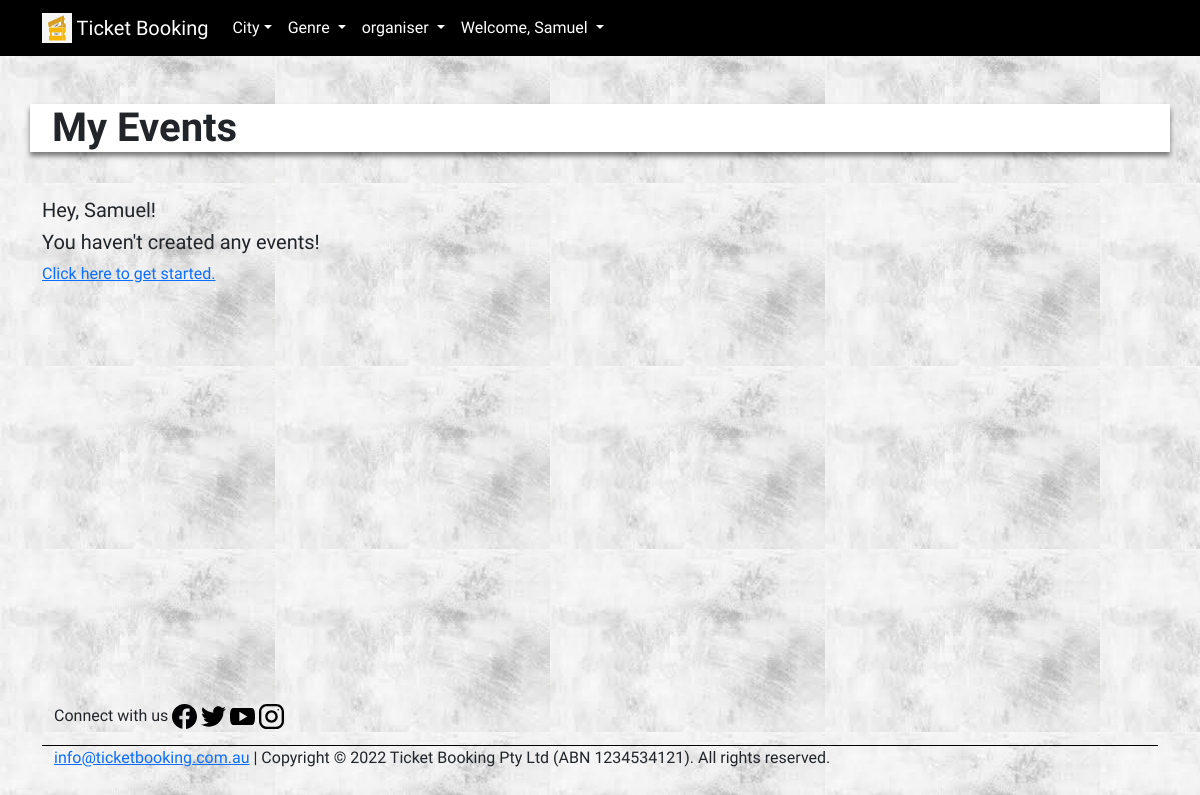
The app's page /my_events (signed in), older data.
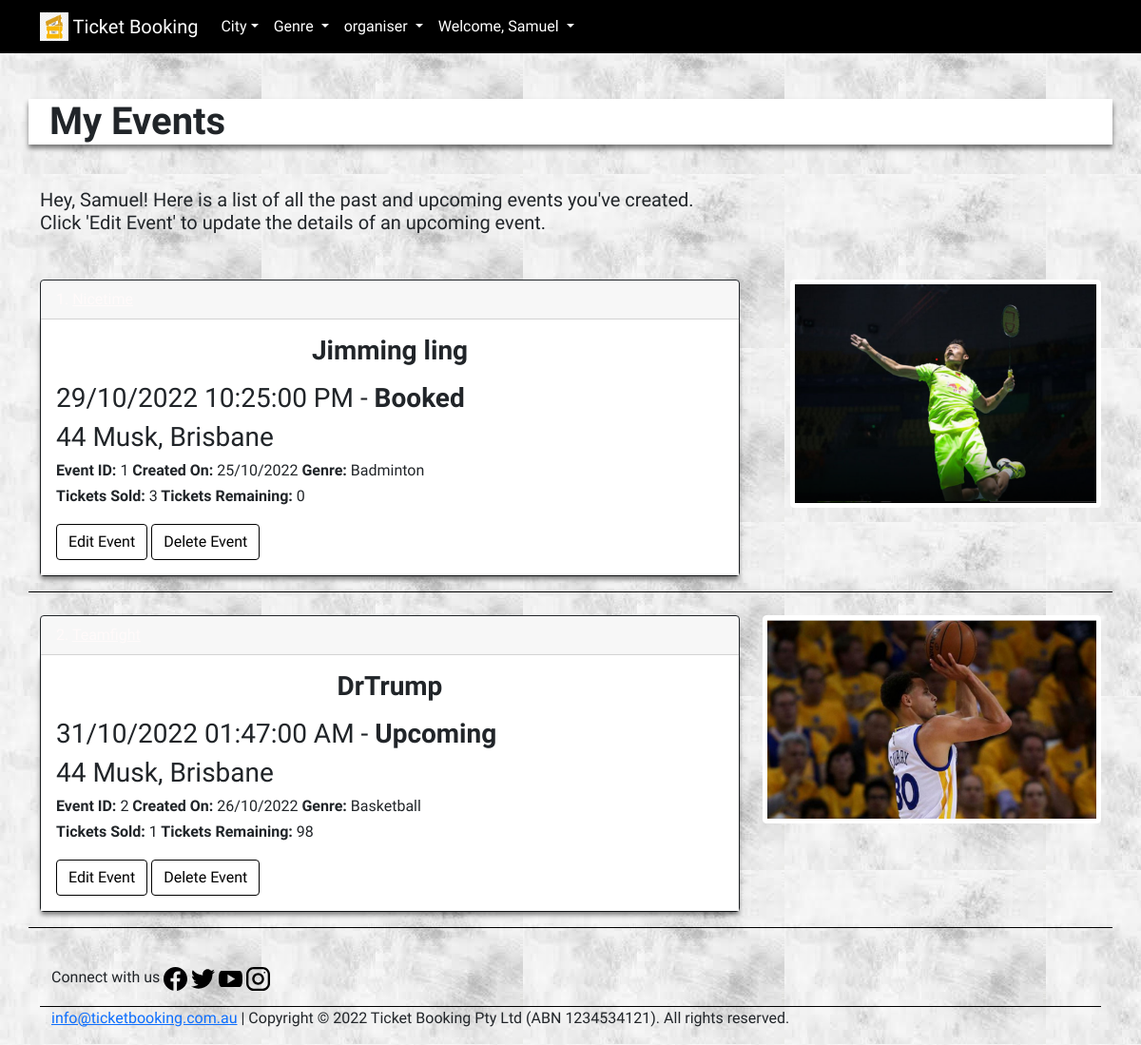
The same page, newer data.
### website/models.py (models this page shows, shortened)
class Event(db.Model):
    __tablename__ = 'events'
    id = db.Column(db.Integer, primary_key=True, nullable=False)
    title = db.Column(db.String(100), index=True, unique=True, nullable=False)
    date = db.Column(db.DateTime, nullable=False)
    headliner = db.Column(db.String(80), index=True, nullable=False)
    venue = db.Column(db.String(80), nullable=False)
    description = db.Column(db.String(2000), nullable=False)
    image = db.Column(db.String(400), default='/static/images/live.jpg')
    total_tickets = db.Column(db.Integer, nullable=False)
    tickets_booked = db.Column(db.Integer, default=0, nullable=False)
    tickets_remaining = db.Column(db.Integer, nullable=False)
    price = db.Column(db.Float, nullable=False)
    event_status = db.Column(db.Enum(EventStatus))
    event_genre = db.Column(db.Enum(EventGenre))
    event_city = db.Column(db.Enum(EventCity))
    created_on = db.Column(db.DateTime, default=datetime.now())
    comments = db.relationship('Comment', backref='event')
    users = db.relationship('User', backref='event')
    booking = db.relationship('Booking', backref='event', viewonly=True)
    user_id = db.Column(db.Integer, db.ForeignKey('users.id'), nullable=False)

### website/views.py (the view)
@bp.route('/my_events')
@login_required
def my_events():
    return render_template('events/my_events.html', heading='My Events', events=current_user.created_events)

### website/templates/events/my_events.html (shortened to what the changed rows need)
{% extends 'base.html' %}
{% block content %}
{% if heading == 'Booking History' %}
<br>
<div id='page-container' class="container">
    <div class='row'>
        <h1>{{heading}}</h1>
        <p>
        <h5>Hey, {{username}}! {% if website|length == 0 %}
            <h5>You haven't booked any events!</h5>
            <h5><a href='{{url_for("events.view_all_events")}}'>Click here to get started.</a></h5>
            {% else %}
            Here is a list of all the past and upcoming events you've booked.
        </h5>
        </p>
    </div>
    {% for booking in website %}
    <br>
    <div class='row border-bottom'>
        <div class='col-sm-12 col-md-6 col-lg-8'>
            <div class="card border-dark mb-3">
                <div class="card-header">{{loop.index}}. <a id='card-header'
                        href='{{url_for("events.show", id=booking.booked_event.id)}}'>{{booking.booked_event.title}}</a>
                </div>
                <div class="card-body text-dark">
                    <div class='row'>
                        <div class='col'>
                            <h3 class="card-title"><strong>{{booking.booked_event.headliner}}</strong></h3>
                            <p class="card-text">
                            <h3><strong>{{booking.booked_event.date.strftime('%Y-%m-%d %I:%M:%S %p')}}</strong></h3>
                            <h3>{{booking.booked_event.venue}}, {{booking.booked_event.event_city.name.title()}}</h3>
                            <h6><strong>Booking ID: </strong>{{booking.id}} <strong>Booked On:
                                </strong>{{booking.booked_on.strftime('%d/%m/%Y @ %I:%M %p')}}</h6>
                            <h6><strong>Tickets Booked: </strong>{{booking.tickets_booked}} <strong>Total Cost:
                                </strong>{{"$%.2f"|format(booking.tickets_booked*booking.event.price)}}</h6>
                            </p>
                        </div>
                    </div>
                </div>
            </div>
        </div>
        <div class='col-sm-12 col-md-6 col-lg-4'>
            <img src='{{booking.booked_event.image}}' id='history-image'
                class='float-lg-end img-fluid img-thumbnail rounded d-block'>
        </div>
    </div>
    {% endfor %} {% endif %}
</div>
        {% else %}
        <br>
        <div id='page-container' class="container">
            <div class='row'>
                <h1>{{heading}}</h1>
                <p>
                <h5>Hey, {{username}}! {% if events|length == 0 %}
                    <h5>You haven't created any events!</h5>
                    <a href='{{url_for("events.create")}}'>Click here to get started.</a> {% else %} Here is a list of
                    all the
                    past and upcoming events you've created.<br>Click 'Edit Event' to update the details of an upcoming
                    event.
                </h5>
                </p>
            </div>
            {% for event in events %}
            <br>
            <div class='row border-bottom'>
                <div class='col-sm-12 col-md-6 col-lg-8'>
                    <div class="card border-dark mb-3">
                        <div class="card-header">{{loop.index}}. <a id='card-header'
                                href='{{url_for("events.show", id=event.id)}}'>{{event.title}}</a>
                        </div>
                        <div class="card-body text-dark">
                            <div class='row'>
                                <div class='col'>
                                    <h3 class="card-title"><strong>{{event.headliner}}</strong></h3>
                                    <p class="card-text">
                                    <h3>{{event.date.strftime('%d/%m/%Y %I:%M:%S %p')}} - <strong>{{event.event_status.name.title()}}</strong></h3>
                                    <h3>{{event.venue}}, {{event.event_city.name.title()}}</h3>
                                    <h6><strong>Event ID: </strong>{{event.id}}<strong> Created On:
                                        </strong>{{event.created_on.strftime('%d/%m/%Y')}} <strong>Genre:
                                        </strong>{{event.event_genre.name.title()}}</h6>
                                    <h6><strong>Tickets Sold: </strong>{{event.tickets_booked}}<strong> Tickets
                                            Remaining:
                                        </strong>{{event.tickets_remaining}}</h6>
                                    </p>
                                </div>
                            </div>
                            <div class='row'>
                                <div class='col-12'>
                                    <a href='{{url_for("events.update_event", id=event.id)}}'
                                        class='btn float-start me-1' id='edit-button' type='button'>Edit Event</a>
                                    <button id='delete-button' type='button' class='btn float-start'
                                        data-bs-toggle='modal' data-bs-target='#delete-event-{{event.id}}'>
                                        Delete Event
                                    </button>
                                </div>
                            </div>
                        </div>
                    </div>
                </div>
                <div class='col-sm-12 col-md-6 col-lg-4'>
                    <img src='{{event.image}}' id='history-image' class='float-lg-end img-fluid img-thumbnail rounded d-block'>
                </div>
            </div>
            {% endfor %} {% endif %}
        </div>
        {% endif %} {% endblock %}

Row changes from the older to the newer data that the page shows:
added Event: headliner "Jimming ling", date "29/10/2022 10:25:00 PM", event_status.name "Booked", venue "44 Musk", event_city.name "Brisbane", id "1", created_on "25/10/2022", event_genre.name "Badminton", tickets_booked "3", tickets_remaining "0", image (picture)
added Event: headliner "DrTrump", date "31/10/2022 01:47:00 AM", event_status.name "Upcoming", venue "44 Musk", event_city.name "Brisbane", id "2", created_on "26/10/2022", event_genre.name "Basketball", tickets_booked "1", tickets_remaining "98", image (picture)
Text that changed along with them:
text no longer shown: "You haven't created any events! Click here to get started."
text now shown: "Here is a list of all the past and upcoming events you've created. Click 'Edit Event' to update the details of an upcoming event."
